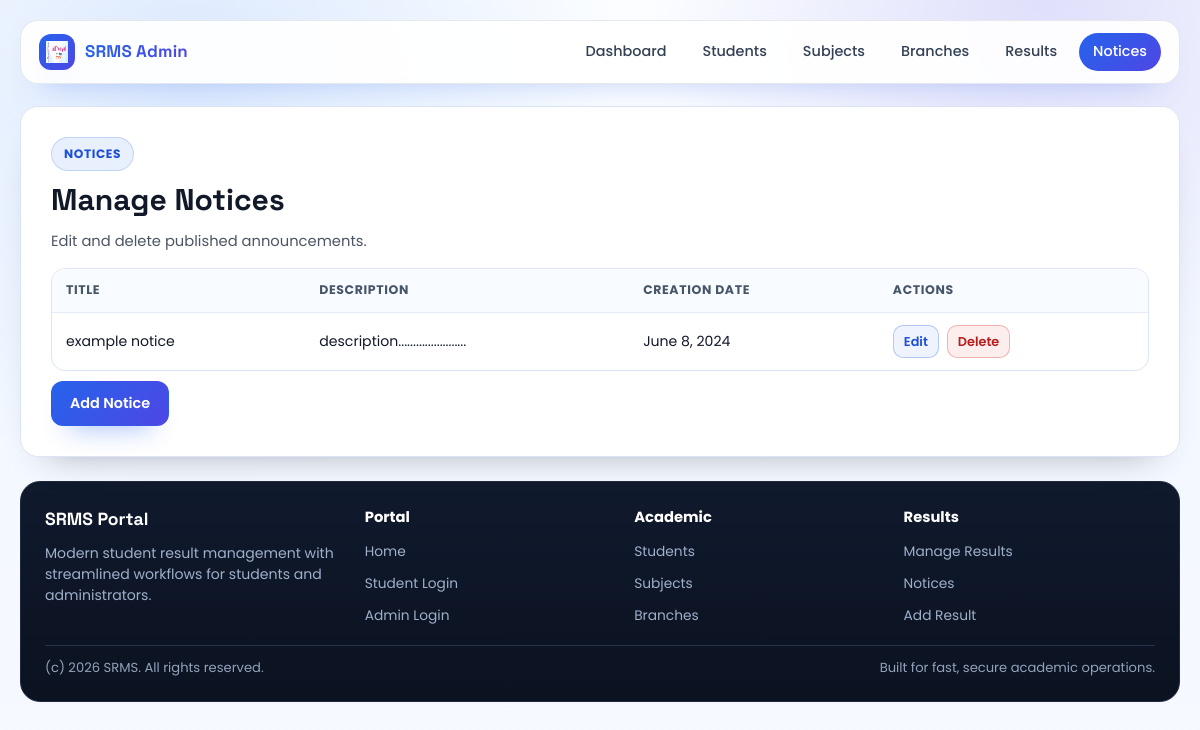
The page /notices/ on the database its author committed.
### result/models.py (models this page shows, shortened)
class Notices(models.Model):
    noticeTitle=models.CharField(max_length=225)
    noticeDetails=models.TextField()
    creationDate=models.DateField(default=date.today)

### result/views.py (the view)
# urls.py: path('notices/',views.ManageNotices,name="manage_notices"),
def ManageNotices(request):
    note=Notices.objects.all()
    context={
        'note':note
    }
    return render(request,"manage_notices.html",context)

### result/templates/manage_notices.html (shortened to what this page needs)
{% load static %}
<!DOCTYPE html>
<html lang="en">
<head>
    <link rel="stylesheet" href="{% static 'modern_ui.css' %}">
</head>
<body>
<div class="page-shell">
    <div class="container">
        <header class="site-header">
            <div class="site-header-inner">
                <a class="brand" href="{% url 'base' %}">
                    <span class="brand-mark"><img src="{% static 'jntuh_logo.png' %}" alt="SRMS"></span>
                    <span>SRMS Admin</span>
                </a>
                <nav class="nav-links" aria-label="Admin Navigation">
                    <a class="nav-link" href="{% url 'admin_page' %}">Dashboard</a>
                    <a class="nav-link" href="{% url 'display_students' %}">Students</a>
                    <a class="nav-link" href="{% url 'manage_subjects' %}">Subjects</a>
                    <a class="nav-link" href="{% url 'manage_branches' %}">Branches</a>
                    <a class="nav-link" href="{% url 'manage_results' %}">Results</a>
                    <a class="nav-link active" href="{% url 'manage_notices' %}">Notices</a>
                </nav>
            </div>
        </header>
        <main class="main-stack">
            <section class="panel">
                <span class="badge">Notices</span>
                <h2>Manage Notices</h2>
                <p class="panel-subtitle">Edit and delete published announcements.</p>
                <div class="table-wrap">
                    <table class="data-table">
                        <thead>
                            <tr>
                                <th>Title</th>
                                <th>Description</th>
                                <th>Creation Date</th>
                                <th>Actions</th>
                            </tr>
                        </thead>
                        <tbody>
                            {% for item in note %}
                            <tr>
                                <td>{{ item.noticeTitle }}</td>
                                <td>{{ item.noticeDetails }}</td>
                                <td>{{ item.creationDate }}</td>
                                <td class="mini-actions">
                                    <a class="inline-link" href="{% url 'notice_update' item.id %}">Edit</a>
                                    <a class="inline-link danger-link" href="{% url 'notice_delete' item.id %}">Delete</a>
                                </td>
                            </tr>
                            {% empty %}
                            <tr>
                                <td colspan="4" class="empty-state">No notices available.</td>
                            </tr>
                            {% endfor %}
                        </tbody>
                    </table>
                </div>
                <div class="form-actions">
                    <a class="btn btn-primary" href="{% url 'add_notice' %}">Add Notice</a>
                </div>
            </section>
        </main>
        {% include "partials/site_footer.html" %}
    </div>
</div>
</body>
</html>

### rows shown on the page
Notices: noticeTitle "example notice", noticeDetails "description.......................", creationDate "June 8, 2024"
